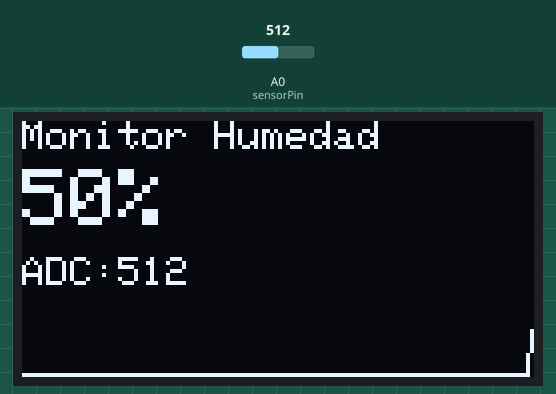
The sketch below on a simulated Arduino Uno, built with avr-gcc and run on an emulated ATmega328P. Shown: 128×64 one-colour display. The inputs (shaded band) are chosen by the test bench; at power-on: A0 (sensorPin) = 512. What the sketch prints to the serial monitor is not drawn.

Above: at 3.2 s.
3.3 s: A0 (sensorPin) set to 716
At 4.4 s:
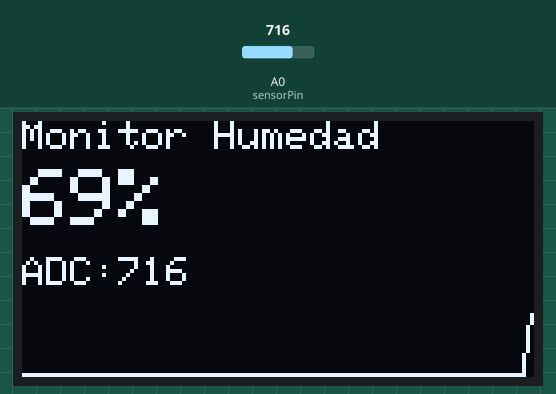
6.2 s: A0 (sensorPin) set to 900
At 7.6 s:
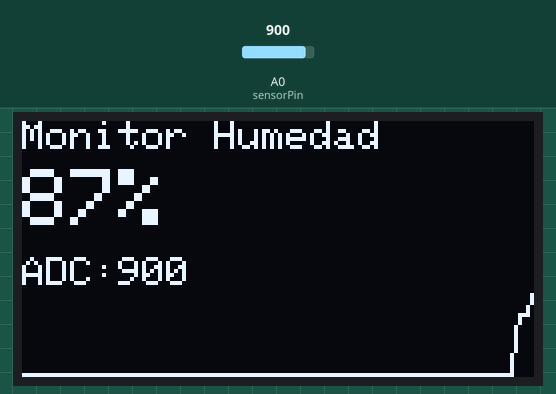
9.3 s: A0 (sensorPin) set to 1023
At 10.7 s:
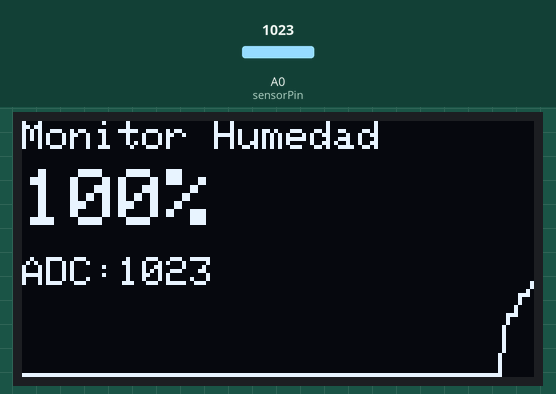
Timing chart, 0 to 12.3 s (numbered marks = the images above; inputs shaded):
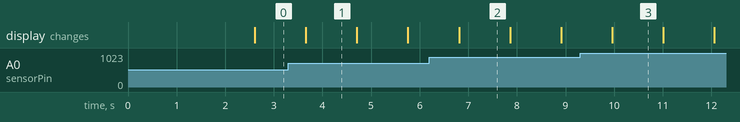

Measured:
- what the display in image 1 shows lasts 1.0 s, from 3.7 s to 4.7 s

The sketch:

soil_moisture_sensor.ino
```cpp
#include <Wire.h>
#include <Adafruit_GFX.h>
#include <Adafruit_SSD1306.h>

#define SCREEN_WIDTH 128
#define SCREEN_HEIGHT 64

Adafruit_SSD1306 display(SCREEN_WIDTH, SCREEN_HEIGHT, &Wire, -1);

const int powerPin = 7;
const int sensorPin = A0;

// Historial para gráfica OLED
int graphData[128];

void setup() {

  pinMode(powerPin, OUTPUT);
  digitalWrite(powerPin, LOW);

  Serial.begin(115200);

  // Inicializar historial
  for (int i = 0; i < 128; i++) {
    graphData[i] = 0;
  }

  // OLED
  if (!display.begin(SSD1306_SWITCHCAPVCC, 0x3C)) {
    Serial.println("OLED no encontrada");
    while (true);
  }

  display.clearDisplay();
  display.setTextColor(SSD1306_WHITE);

  display.setTextSize(2);
  display.setCursor(10, 20);
  display.println("Iniciando");
  display.display();

  delay(2000);
}

void loop() {

  // Encender sensor
  digitalWrite(powerPin, HIGH);

  delay(500);

  int lectura = analogRead(sensorPin);

  // Apagar sensor
  digitalWrite(powerPin, LOW);

  // Convertir a porcentaje
  int humedad = map(lectura, 0, 1023, 0, 100);
  humedad = constrain(humedad, 0, 100);

  // =====================
  // MONITOR SERIAL
  // =====================
  Serial.print("Lectura=");
  Serial.print(lectura);
  Serial.print(" Humedad=");
  Serial.print(humedad);
  Serial.println("%");

  // =====================
  // SERIAL PLOTTER
  // =====================
  Serial.print("Sensor:");
  Serial.print(lectura);

  Serial.print(",");

  Serial.print("Humedad:");
  Serial.println(humedad);

  // =====================
  // ACTUALIZAR HISTORIAL
  // =====================
  for (int i = 0; i < 127; i++) {
    graphData[i] = graphData[i + 1];
  }

  graphData[127] = humedad;

  // =====================
  // OLED
  // =====================
  display.clearDisplay();

  // Título
  display.setTextSize(1);
  display.setCursor(0, 0);
  display.println("Monitor Humedad");

  // Valor
  display.setTextSize(2);
  display.setCursor(0, 12);
  display.print(humedad);
  display.println("%");

  // Lectura ADC
  display.setTextSize(1);
  display.setCursor(0, 34);
  display.print("ADC:");
  display.println(lectura);

  // Gráfica
  for (int x = 0; x < 127; x++) {

    int y1 = map(graphData[x], 0, 100, 63, 40);
    int y2 = map(graphData[x + 1], 0, 100, 63, 40);

    display.drawLine(x, y1, x + 1, y2, SSD1306_WHITE);
  }

  display.display();

  delay(500);
}
```
